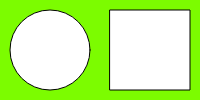
Frame 1 (no input)
Frame 60 (no input): identical to frame 1, image omitted
Frame 120 (the mouse pressed at the canvas centre since frame 60): identical to frame 1, image omitted

The p5.js sketch that drew this single still picture (run headless with seeded random() and noise() and a simulated clock; from frame 60 on, the mouse is pressed at the canvas centre):

// p5.js sketch
// ── sketch.js
function setup() {
  // Creates a canvas for the sketch
  createCanvas(200, 100);
}

function draw() {
  // Makes the background a lime color
  background("lawngreen");
  
  // Creates a white circle
  ellipse(50,50,80,80);

  // Creates a white box next to the white circle
  rect(110,10,80,80);
}
